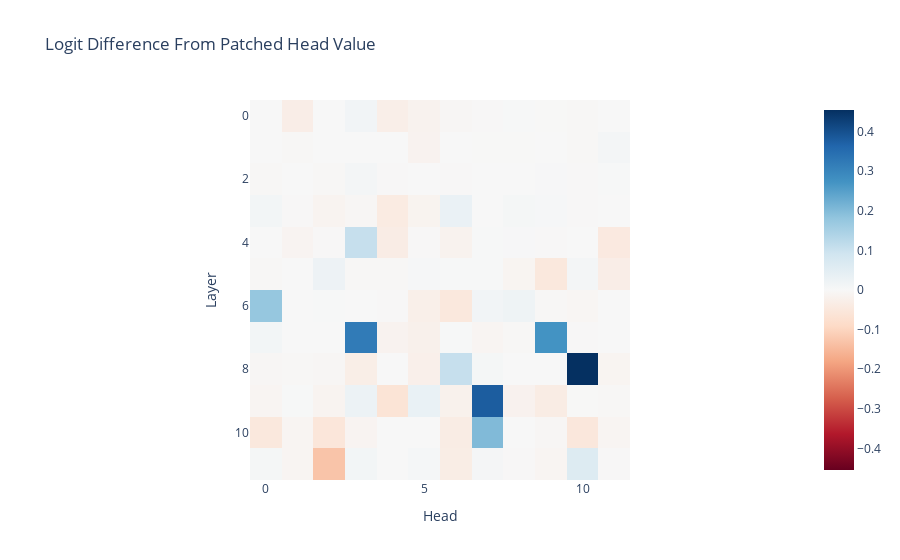

Write notebook code for a chart like this one.
### Code cell
imshow(
    patched_head_v_diff,
    title="Logit Difference From Patched Head Value",
    labels={"x": "Head", "y": "Layer"},
)

### Figure 1 — Plotly figure (JSON) as saved in the notebook; plotly's stock layout.template omitted (floating-point values rounded to 4 significant figures; data arrays with more than 128 entries replaced by an {"elided": "..."} marker saying what was removed)
{"data": [{"coloraxis": "coloraxis", "hovertemplate": "Head: %{x}<br>Layer: %{y}<br>color: %{z}<extra></extra>", "name": "0", "type": "heatmap", "xaxis": "x", "yaxis": "y", "z": {"elided": "12x12 float values"}}], "layout": {"coloraxis": {"cmid": 0, "colorscale": [[0, "rgb(103,0,31)"], [0.1, "rgb(178,24,43)"], [0.2, "rgb(214,96,77)"], [0.3, "rgb(244,165,130)"], [0.4, "rgb(253,219,199)"], [0.5, "rgb(247,247,247)"], [0.6, "rgb(209,229,240)"], [0.7, "rgb(146,197,222)"], [0.8, "rgb(67,147,195)"], [0.9, "rgb(33,102,172)"], [1, "rgb(5,48,97)"]]}, "title": {"text": "Logit Difference From Patched Head Value"}, "xaxis": {"anchor": "y", "constrain": "domain", "domain": [0, 1], "scaleanchor": "y", "title": {"text": "Head"}}, "yaxis": {"anchor": "x", "autorange": "reversed", "constrain": "domain", "domain": [0, 1], "title": {"text": "Layer"}}}}
